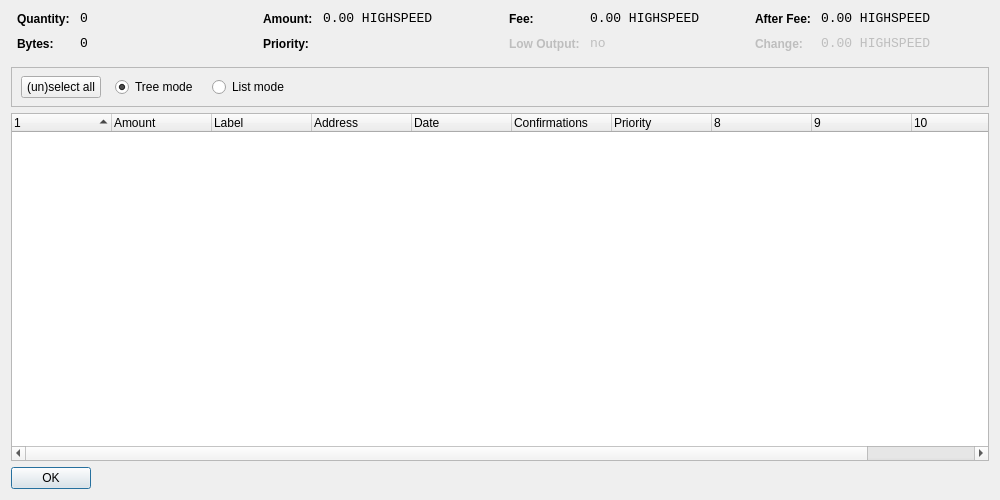
<?xml version="1.0" encoding="UTF-8"?>
<ui version="4.0">
 <class>CoinControlDialog</class>
 <widget class="QDialog" name="CoinControlDialog">
  <property name="geometry">
   <rect>
    <x>0</x>
    <y>0</y>
    <width>1000</width>
    <height>500</height>
   </rect>
  </property>
  <property name="windowTitle">
   <string>Coin Control</string>
  </property>
  <layout class="QVBoxLayout" name="verticalLayout">
   <item>
    <layout class="QHBoxLayout" name="horizontalLayoutTop" stretch="0,0,0,0">
     <property name="topMargin">
      <number>0</number>
     </property>
     <property name="bottomMargin">
      <number>10</number>
     </property>
     <item>
      <layout class="QFormLayout" name="formLayoutCoinControl1">
       <property name="horizontalSpacing">
        <number>10</number>
       </property>
       <property name="verticalSpacing">
        <number>10</number>
       </property>
       <property name="leftMargin">
        <number>6</number>
       </property>
       <property name="rightMargin">
        <number>6</number>
       </property>
       <item row="0" column="0">
        <widget class="QLabel" name="labelCoinControlQuantityText">
         <property name="styleSheet">
          <string notr="true">font-weight:bold;</string>
         </property>
         <property name="text">
          <string>Quantity:</string>
         </property>
        </widget>
       </item>
       <item row="0" column="1">
        <widget class="QLabel" name="labelCoinControlQuantity">
         <property name="font">
          <font>
           <family>Monospace</family>
           <pointsize>10</pointsize>
          </font>
         </property>
         <property name="cursor">
          <cursorShape>IBeamCursor</cursorShape>
         </property>
         <property name="contextMenuPolicy">
          <enum>Qt::ActionsContextMenu</enum>
         </property>
         <property name="text">
          <string notr="true">0</string>
         </property>
         <property name="textInteractionFlags">
          <set>Qt::LinksAccessibleByMouse|Qt::TextSelectableByKeyboard|Qt::TextSelectableByMouse</set>
         </property>
        </widget>
       </item>
       <item row="1" column="0">
        <widget class="QLabel" name="labelCoinControlBytesText">
         <property name="styleSheet">
          <string notr="true">font-weight:bold;</string>
         </property>
         <property name="text">
          <string>Bytes:</string>
         </property>
        </widget>
       </item>
       <item row="1" column="1">
        <widget class="QLabel" name="labelCoinControlBytes">
         <property name="font">
          <font>
           <family>Monospace</family>
           <pointsize>10</pointsize>
          </font>
         </property>
         <property name="cursor">
          <cursorShape>IBeamCursor</cursorShape>
         </property>
         <property name="contextMenuPolicy">
          <enum>Qt::ActionsContextMenu</enum>
         </property>
         <property name="text">
          <string notr="true">0</string>
         </property>
         <property name="textInteractionFlags">
          <set>Qt::LinksAccessibleByMouse|Qt::TextSelectableByKeyboard|Qt::TextSelectableByMouse</set>
         </property>
        </widget>
       </item>
      </layout>
     </item>
     <item>
      <layout class="QFormLayout" name="formLayoutCoinControl2">
       <property name="horizontalSpacing">
        <number>10</number>
       </property>
       <property name="verticalSpacing">
        <number>10</number>
       </property>
       <property name="leftMargin">
        <number>6</number>
       </property>
       <property name="rightMargin">
        <number>6</number>
       </property>
       <item row="0" column="0">
        <widget class="QLabel" name="labelCoinControlAmountText">
         <property name="styleSheet">
          <string notr="true">font-weight:bold;</string>
         </property>
         <property name="text">
          <string>Amount:</string>
         </property>
        </widget>
       </item>
       <item row="0" column="1">
        <widget class="QLabel" name="labelCoinControlAmount">
         <property name="font">
          <font>
           <family>Monospace</family>
           <pointsize>10</pointsize>
          </font>
         </property>
         <property name="cursor">
          <cursorShape>IBeamCursor</cursorShape>
         </property>
         <property name="contextMenuPolicy">
          <enum>Qt::ActionsContextMenu</enum>
         </property>
         <property name="text">
          <string notr="true">0.00 HIGHSPEED</string>
         </property>
         <property name="textInteractionFlags">
          <set>Qt::LinksAccessibleByMouse|Qt::TextSelectableByKeyboard|Qt::TextSelectableByMouse</set>
         </property>
        </widget>
       </item>
       <item row="1" column="0">
        <widget class="QLabel" name="labelCoinControlPriorityText">
         <property name="styleSheet">
          <string notr="true">font-weight:bold;</string>
         </property>
         <property name="text">
          <string>Priority:</string>
         </property>
        </widget>
       </item>
       <item row="1" column="1">
        <widget class="QLabel" name="labelCoinControlPriority">
         <property name="font">
          <font>
           <family>Monospace</family>
           <pointsize>10</pointsize>
          </font>
         </property>
         <property name="cursor">
          <cursorShape>IBeamCursor</cursorShape>
         </property>
         <property name="contextMenuPolicy">
          <enum>Qt::ActionsContextMenu</enum>
         </property>
         <property name="text">
          <string/>
         </property>
         <property name="textInteractionFlags">
          <set>Qt::LinksAccessibleByMouse|Qt::TextSelectableByKeyboard|Qt::TextSelectableByMouse</set>
         </property>
        </widget>
       </item>
      </layout>
     </item>
     <item>
      <layout class="QFormLayout" name="formLayoutCoinControl3">
       <property name="horizontalSpacing">
        <number>10</number>
       </property>
       <property name="verticalSpacing">
        <number>10</number>
       </property>
       <property name="leftMargin">
        <number>6</number>
       </property>
       <property name="rightMargin">
        <number>6</number>
       </property>
       <item row="0" column="0">
        <widget class="QLabel" name="labelCoinControlFeeText">
         <property name="styleSheet">
          <string notr="true">font-weight:bold;</string>
         </property>
         <property name="text">
          <string>Fee:</string>
         </property>
        </widget>
       </item>
       <item row="0" column="1">
        <widget class="QLabel" name="labelCoinControlFee">
         <property name="font">
          <font>
           <family>Monospace</family>
           <pointsize>10</pointsize>
          </font>
         </property>
         <property name="cursor">
          <cursorShape>IBeamCursor</cursorShape>
         </property>
         <property name="contextMenuPolicy">
          <enum>Qt::ActionsContextMenu</enum>
         </property>
         <property name="text">
          <string notr="true">0.00 HIGHSPEED</string>
         </property>
         <property name="textInteractionFlags">
          <set>Qt::LinksAccessibleByMouse|Qt::TextSelectableByKeyboard|Qt::TextSelectableByMouse</set>
         </property>
        </widget>
       </item>
       <item row="1" column="0">
        <widget class="QLabel" name="labelCoinControlLowOutputText">
         <property name="enabled">
          <bool>false</bool>
         </property>
         <property name="styleSheet">
          <string notr="true">font-weight:bold;</string>
         </property>
         <property name="text">
          <string>Low Output:</string>
         </property>
        </widget>
       </item>
       <item row="1" column="1">
        <widget class="QLabel" name="labelCoinControlLowOutput">
         <property name="enabled">
          <bool>false</bool>
         </property>
         <property name="font">
          <font>
           <family>Monospace</family>
           <pointsize>10</pointsize>
          </font>
         </property>
         <property name="cursor">
          <cursorShape>IBeamCursor</cursorShape>
         </property>
         <property name="contextMenuPolicy">
          <enum>Qt::ActionsContextMenu</enum>
         </property>
         <property name="text">
          <string notr="true">no</string>
         </property>
         <property name="textInteractionFlags">
          <set>Qt::LinksAccessibleByMouse|Qt::TextSelectableByKeyboard|Qt::TextSelectableByMouse</set>
         </property>
        </widget>
       </item>
      </layout>
     </item>
     <item>
      <layout class="QFormLayout" name="formLayoutCoinControl4">
       <property name="horizontalSpacing">
        <number>10</number>
       </property>
       <property name="verticalSpacing">
        <number>10</number>
       </property>
       <property name="leftMargin">
        <number>6</number>
       </property>
       <property name="rightMargin">
        <number>6</number>
       </property>
       <item row="0" column="0">
        <widget class="QLabel" name="labelCoinControlAfterFeeText">
         <property name="styleSheet">
          <string notr="true">font-weight:bold;</string>
         </property>
         <property name="text">
          <string>After Fee:</string>
         </property>
        </widget>
       </item>
       <item row="0" column="1">
        <widget class="QLabel" name="labelCoinControlAfterFee">
         <property name="font">
          <font>
           <family>Monospace</family>
           <pointsize>10</pointsize>
          </font>
         </property>
         <property name="cursor">
          <cursorShape>IBeamCursor</cursorShape>
         </property>
         <property name="contextMenuPolicy">
          <enum>Qt::ActionsContextMenu</enum>
         </property>
         <property name="text">
          <string notr="true">0.00 HIGHSPEED</string>
         </property>
         <property name="textInteractionFlags">
          <set>Qt::LinksAccessibleByMouse|Qt::TextSelectableByKeyboard|Qt::TextSelectableByMouse</set>
         </property>
        </widget>
       </item>
       <item row="1" column="0">
        <widget class="QLabel" name="labelCoinControlChangeText">
         <property name="enabled">
          <bool>false</bool>
         </property>
         <property name="styleSheet">
          <string notr="true">font-weight:bold;</string>
         </property>
         <property name="text">
          <string>Change:</string>
         </property>
        </widget>
       </item>
       <item row="1" column="1">
        <widget class="QLabel" name="labelCoinControlChange">
         <property name="enabled">
          <bool>false</bool>
         </property>
         <property name="font">
          <font>
           <family>Monospace</family>
           <pointsize>10</pointsize>
          </font>
         </property>
         <property name="cursor">
          <cursorShape>IBeamCursor</cursorShape>
         </property>
         <property name="contextMenuPolicy">
          <enum>Qt::ActionsContextMenu</enum>
         </property>
         <property name="text">
          <string notr="true">0.00 HIGHSPEED</string>
         </property>
         <property name="textInteractionFlags">
          <set>Qt::LinksAccessibleByMouse|Qt::TextSelectableByKeyboard|Qt::TextSelectableByMouse</set>
         </property>
        </widget>
       </item>
      </layout>
     </item>
    </layout>
   </item>
   <item>
    <widget class="QFrame" name="frame">
     <property name="minimumSize">
      <size>
       <width>0</width>
       <height>40</height>
      </size>
     </property>
     <property name="frameShape">
      <enum>QFrame::StyledPanel</enum>
     </property>
     <property name="frameShadow">
      <enum>QFrame::Sunken</enum>
     </property>
     <widget class="QWidget" name="horizontalLayoutWidget">
      <property name="geometry">
       <rect>
        <x>10</x>
        <y>0</y>
        <width>781</width>
        <height>41</height>
       </rect>
      </property>
      <layout class="QHBoxLayout" name="horizontalLayoutPanel" stretch="0,0,0,0,0">
       <property name="spacing">
        <number>14</number>
       </property>
       <item>
        <widget class="QPushButton" name="pushButtonSelectAll">
         <property name="sizePolicy">
          <sizepolicy hsizetype="Maximum" vsizetype="Fixed">
           <horstretch>0</horstretch>
           <verstretch>0</verstretch>
          </sizepolicy>
         </property>
         <property name="text">
          <string>(un)select all</string>
         </property>
        </widget>
       </item>
       <item>
        <widget class="QRadioButton" name="radioTreeMode">
         <property name="sizePolicy">
          <sizepolicy hsizetype="Maximum" vsizetype="Fixed">
           <horstretch>0</horstretch>
           <verstretch>0</verstretch>
          </sizepolicy>
         </property>
         <property name="text">
          <string>Tree mode</string>
         </property>
         <property name="checked">
          <bool>true</bool>
         </property>
        </widget>
       </item>
       <item>
        <widget class="QRadioButton" name="radioListMode">
         <property name="sizePolicy">
          <sizepolicy hsizetype="Maximum" vsizetype="Fixed">
           <horstretch>0</horstretch>
           <verstretch>0</verstretch>
          </sizepolicy>
         </property>
         <property name="text">
          <string>List mode</string>
         </property>
        </widget>
       </item>
       <item>
        <spacer name="horizontalSpacer">
         <property name="orientation">
          <enum>Qt::Horizontal</enum>
         </property>
         <property name="sizeHint" stdset="0">
          <size>
           <width>40</width>
           <height>20</height>
          </size>
         </property>
        </spacer>
       </item>
      </layout>
     </widget>
    </widget>
   </item>
   <item>
    <widget class="CoinControlTreeWidget" name="treeWidget">
     <property name="contextMenuPolicy">
      <enum>Qt::CustomContextMenu</enum>
     </property>
     <property name="sortingEnabled">
      <bool>false</bool>
     </property>
     <property name="columnCount">
      <number>11</number>
     </property>
     <attribute name="headerShowSortIndicator" stdset="0">
      <bool>true</bool>
     </attribute>
     <attribute name="headerStretchLastSection">
      <bool>false</bool>
     </attribute>
     <column>
      <property name="text">
       <string/>
      </property>
     </column>
     <column>
      <property name="text">
       <string>Amount</string>
      </property>
     </column>
     <column>
      <property name="text">
       <string>Label</string>
      </property>
     </column>
     <column>
      <property name="text">
       <string>Address</string>
      </property>
     </column>
     <column>
      <property name="text">
       <string>Date</string>
      </property>
     </column>
     <column>
      <property name="text">
       <string>Confirmations</string>
      </property>
      <property name="toolTip">
       <string>Confirmed</string>
      </property>
     </column>
     <column>
      <property name="text">
       <string>Priority</string>
      </property>
     </column>
     <column>
      <property name="text">
       <string/>
      </property>
     </column>
     <column>
      <property name="text">
       <string/>
      </property>
     </column>
     <column>
      <property name="text">
       <string/>
      </property>
     </column>
     <column>
      <property name="text">
       <string/>
      </property>
     </column>
    </widget>
   </item>
   <item>
    <widget class="QDialogButtonBox" name="buttonBox">
     <property name="sizePolicy">
      <sizepolicy hsizetype="Maximum" vsizetype="Fixed">
       <horstretch>0</horstretch>
       <verstretch>0</verstretch>
      </sizepolicy>
     </property>
     <property name="orientation">
      <enum>Qt::Horizontal</enum>
     </property>
     <property name="standardButtons">
      <set>QDialogButtonBox::Ok</set>
     </property>
    </widget>
   </item>
  </layout>
 </widget>
 <customwidgets>
  <customwidget>
   <class>CoinControlTreeWidget</class>
   <extends>QTreeWidget</extends>
   <header>coincontroltreewidget.h</header>
  </customwidget>
 </customwidgets>
 <resources/>
 <connections/>
</ui>
